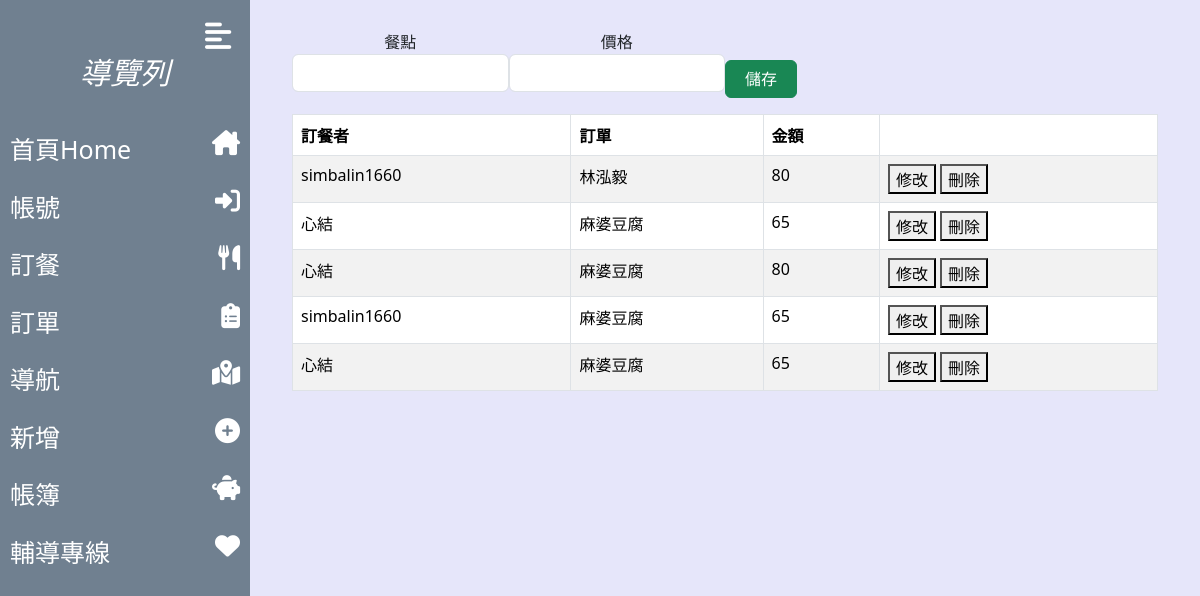
Before: /order/ (signed in) with the older database file.
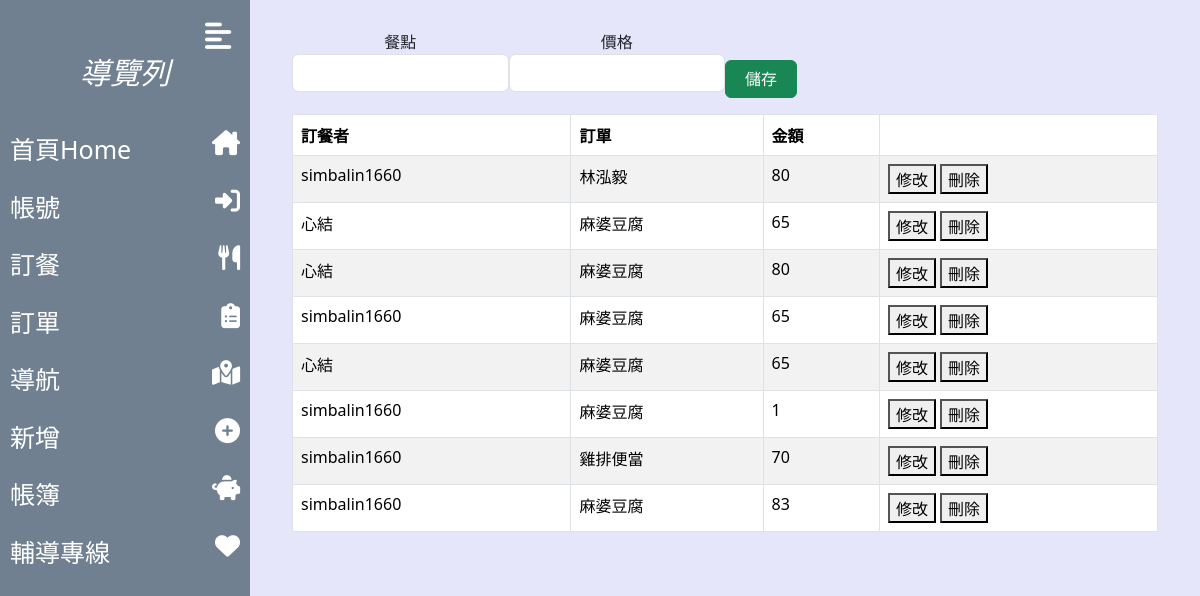
After: the same page with the newer database file.
### myapp/models.py (models this page shows, shortened)
class Order_with_user(models.Model):
    User = get_user_model()
    orderer_name = models.ForeignKey(User, on_delete=models.CASCADE)
    id = models.AutoField(primary_key=True)
    name = models.CharField(max_length=255)
    price = models.IntegerField()
    date = models.DateField(auto_now=True)

### myapp/views.py (the view, shortened to what this page needs)
# urls.py: path('order/', order_list),
def order_list(request):
    from django.contrib.auth.models import User
    orders = Order_with_user.objects.all()
    form = OrderModelForm(initial={'orderer_name': User.objects.get(username=request.user.username)})
    print(request.user.username)
    context = {
        'orderer': request.user.username,
        'orders': orders,
        'form': form
    }
    return render(request, 'order/index.html', context)

### myapp/form.py
class OrderModelForm(forms.ModelForm):
    def __init__(self, *args, **kwargs):
        user = kwargs.pop('user', None)
        super().__init__(*args, **kwargs)
        if user:
            self.fields['orderer_name'] = forms.CharField(widget=forms.HiddenInput(), initial=user)
            self.fields['orderer_name'].disabled = True
    class Meta:
        model = Order_with_user
        fields = '__all__'
        widgets = {
            'name': forms.TextInput(attrs={'class': 'form-control', 'title': '請輸入餐點名稱', 'size': 20}),
            'price': forms.NumberInput(attrs={'class': 'form-control', 'title': '請輸入價格', 'size': 20}),
        }
        labels = {
            'name': '餐點',
            'price': '價格',
            'orderer_name': '訂餐者',
        }
        exclude = ('orderer_name',)

### templates/order/index.html (shortened to what this page needs)
{% extends 'base.html' %}
{% block content %}
    <form action="" method="POST">
        <div class="form-row d-flex flex-row">
            <div class="form-group col-3">
                <label>{{ form.name.label }}</label>
                {{ form.name }}
            </div>
            <div class="form-group col-3">
                <label>{{ form.price.label }}</label>
                {{ form.price }}
            </div>
            <div class="form-group col-1">
                <input class="btn btn-success" style="margin-top: 30px;" type="submit" value="儲存"/>
            </div>
        </div>
    </form>
    <table class="table table-bordered table-striped">
        <thead class="thead-dark">
        <tr>
            <th>訂餐者</th>
            <th>訂單</th>
            <th>金額</th>
            <th></th>
        </tr>
        </thead>
        <tbody>
        {% for order in orders %}
            <tr>
                <td>{{ order.orderer_name }}</td>
                <td>{{ order.name }}</td>
                <td>{{ order.price }}</td>
                <td>
                    <button type="button" data-bs-toggle="modal" data-bs-target="#modify">修改</button>
                    <button type="button" data-bs-toggle="modal" data-bs-target="#delete">刪除</button>
                </td>
            </tr>
        {% endfor %}
        </tbody>
    </table>
{% endblock %}

Changed rows visible on the page:
added Order_with_user: orderer_name "simbalin1660", name "麻婆豆腐", price "1"
added Order_with_user: orderer_name "simbalin1660", name "雞排便當", price "70"
added Order_with_user: orderer_name "simbalin1660", name "麻婆豆腐", price "83"
